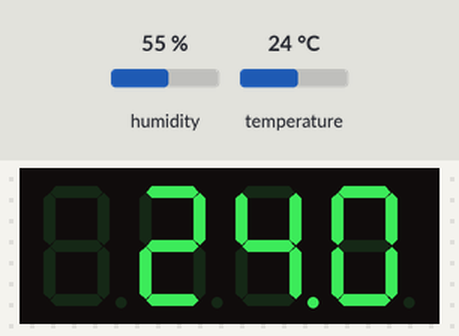
This program was run on a simulated Arduino Uno, built with avr-gcc and run on an emulated ATmega328P. Shown: 4-digit seven-segment display. The test bench sets the inputs (shaded band); at power-on: temperature 24 °C, humidity 55 %.

Above: at 2.8 s.
2.9 s: temperature set to 12 °C
At 5.2 s:
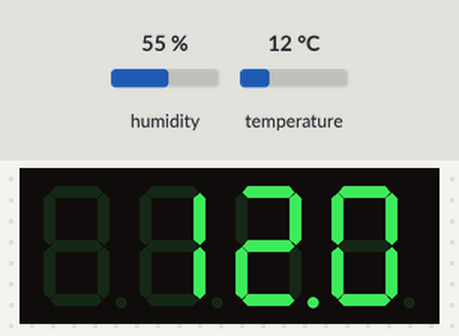
5.7 s: temperature set to 19 °C
At 7.6 s:
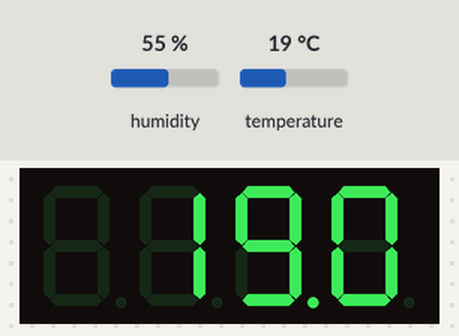
8.5 s: temperature set to 28 °C
At 11.2 s:
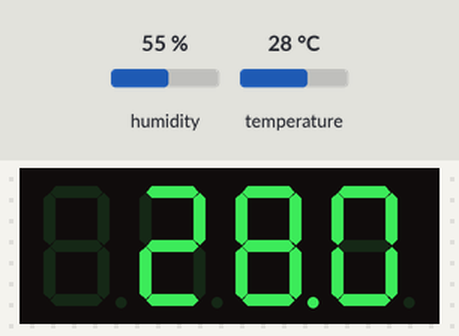
Timing chart, 0 to 12.7 s (numbered marks = the images above; inputs shaded):
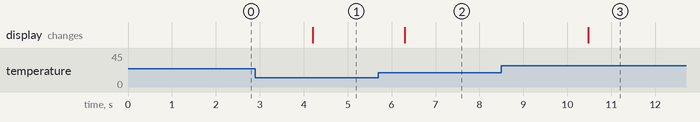

Measured:
- after the input at 2.9 s, the display: changes after 1.3 s (image 1)
- after the input at 5.7 s, the display: changes after 0.60 s (image 2)
- after the input at 8.5 s, the display: changes after 2.0 s (image 3)

The program:

main.cpp
```cpp
#include <Arduino.h>
#include <TM1637Display.h>
#include <DHT.h>
#define CLK 11
#define DIO 12
#define SENSOR 10

float temperatura;
TM1637Display display(CLK, DIO);

DHT dht(SENSOR, DHT22);

// Función para agregar punto decimal
uint8_t punto(uint8_t numero) {
    return numero | 0b10000000;
}

void setup() {
    display.setBrightness(5);  // brillo
    dht.begin();
}

void loop() {
 temperatura = dht.readTemperature(); //leer temperatura
 // separo las partes enteras de decimal
 int entero = (int)temperatura;
 float decimal = temperatura - entero;
 int digitoDecimal = (int)(decimal * 10);
// Si decimal es negativo, convertirlo a positivo
    if (digitoDecimal < 0) digitoDecimal = -digitoDecimal;

    uint8_t digito[4]; //array de 4 digitos
// SI TENGO NUMEROS POSITIVOS
    if (temperatura >= 0) {
      digito[0] = 0;  // dejo espacio vacio
        if (entero < 10) { //si es de un solo digito
           digito[2] = display.encodeDigit(entero); //muestra el numero en la posicion 2 del display
        } else {
            digito[1] = display.encodeDigit(entero / 10); //si tiene 2 digitos al dividirlo por 10 muestro la decena en la posicion 1
            digito[2] = display.encodeDigit(entero % 10); // y aca la unidad en la posicion 2
        }
        digito[2] = punto(display.encodeDigit(entero % 10));  //muestra el punto
        digito[3] = display.encodeDigit(digitoDecimal ); //muestra el numero decimal en la posicion 3

    } else {

      // SI TENGO NUMEROS NEGATIVOS
        int e = -entero; //si es negativo el numero lo paso a entero ( el display no admite numeros negativos)
        digito[0] = 0b01000000; // le agrego el signo "-" (segmento g)
        digito[1] = display.encodeDigit(e / 10); //muestro la decena
       digito[2] = punto(display.encodeDigit(0));
        digito[2] = punto(display.encodeDigit(e % 10));
        digito[3] = display.encodeDigit(digitoDecimal );//agrego el numero decimaL

    }

    display.setSegments( digito ); //muestra los segmentos
    delay(500);
}
```
